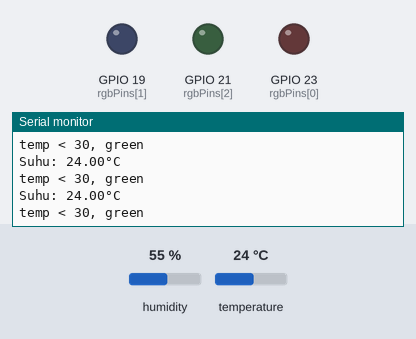
Simulated run of this sketch. Board: ESP32. On the bench: output pins drawn as LEDs (lit = HIGH), the last lines printed to the serial monitor. Inputs (shaded band) come from the test bench; at power-on: temperature 24 °C, humidity 55 %.

Above: at 1.3 s.
1.4 s: temperature set to 29.5 °C
At 2.0 s:
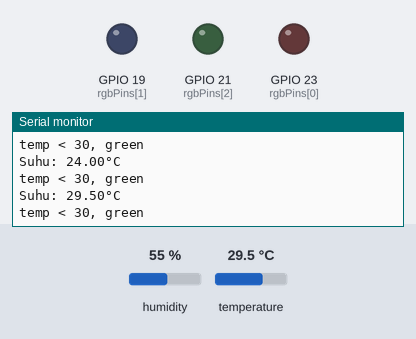
2.9 s: temperature set to 30.7 °C
At 3.5 s:
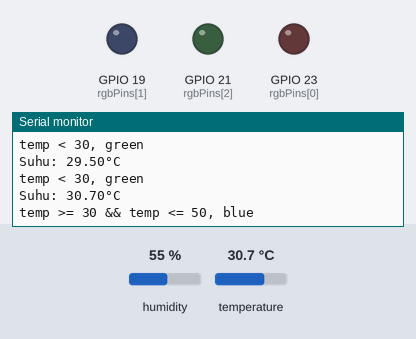
Timing chart, 0 to 5.9 s (numbered marks = the images above; inputs shaded):
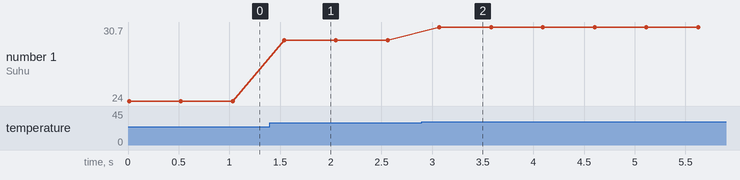

The sketch:

sketch.ino
```cpp
//include DHT library
#include "DHTesp.h"
//define DHT
#define DHTPIN 15
DHTesp dht;
//define pin led rgb
const int rgbPins[] = { 23, 19, 21};
//function run once on first
void setup() {
  // put your setup code here, to run once:
  Serial.begin(115200);
  Serial.println("Hello, ESP32!");
  // inisiasi led rgb
  for( int i=0; i<3; i++)
    pinMode( rgbPins[i], OUTPUT);
  // inisiasi sensor DHT
  dht.setup(DHTPIN, DHTesp::DHT22);
}
//function run loop after setup
void loop() {
  // deklarasi objek untuk menampung data
  // temperatur dan kelembapan dari DHT22
  TempAndHumidity data = dht.getTempAndHumidity();
  // ekstrak data temperature
  float temp = data.temperature;
  // ekstrak data humidity
  float hum = data.humidity;
  //pick resistor R(3.3-2)/0.02 , G=B(3.3-3/0.02) ,15-65 so pick 220
  // menampilkan data di serial
  Serial.println("Suhu: " + String(temp, 2) + "°C");
  if(temp < 30){
    Serial.println("temp < 30, green" );
    digitalWrite(rgbPins[2], LOW);
  }else if(temp >= 30 && temp <= 50 ){
    Serial.println("temp >= 30 && temp <= 50, blue" );
    digitalWrite(rgbPins[1], LOW);
  }else{
    Serial.println("temp > 50, red" );
    digitalWrite(rgbPins[0], LOW);
  }
  delay(500);

}
```

Measured:
- the behaviour switches between 29.9 and 30 °C on temperature (found by bisection; images 1 and 2)
- after the input at 1.4 s, the serial monitor: prints a new line after 0.14 s (image 1)
- after the input at 2.9 s, the serial monitor: prints a new line after 0.17 s (image 2)
- plotted number 1: 24 → 29.5 after the input at 1.4 s, 29.5 → 30.7 after the input at 2.9 s
